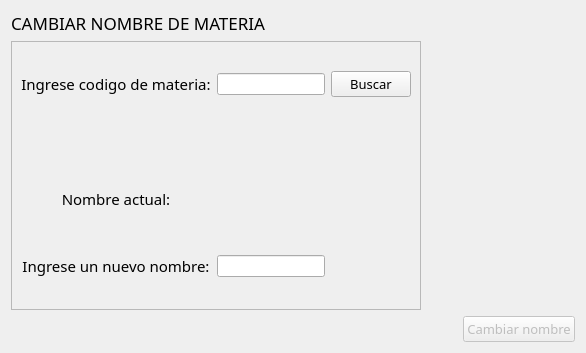
             <widget class="QWidget" name="page_nombre_mat">
              <layout class="QGridLayout" name="gridLayout_38">
               <item row="2" column="0">
                <widget class="QLabel" name="label_informe_modif_nom_mat">
                 <property name="font">
                  <font>
                   <family>Segoe UI Semibold</family>
                   <pointsize>10</pointsize>
                  </font>
                 </property>
                 <property name="text">
                  <string/>
                 </property>
                 <property name="alignment">
                  <set>Qt::AlignCenter</set>
                 </property>
                </widget>
               </item>
               <item row="0" column="0" colspan="2">
                <widget class="QLabel" name="label_58">
                 <property name="maximumSize">
                  <size>
                   <width>16777215</width>
                   <height>30</height>
                  </size>
                 </property>
                 <property name="font">
                  <font>
                   <family>Segoe UI Semibold</family>
                   <pointsize>13</pointsize>
                  </font>
                 </property>
                 <property name="text">
                  <string>CAMBIAR NOMBRE DE MATERIA</string>
                 </property>
                </widget>
               </item>
               <item row="2" column="2">
                <widget class="QPushButton" name="btn_modif_nom_mat">
                 <property name="enabled">
                  <bool>false</bool>
                 </property>
                 <property name="font">
                  <font>
                   <family>Segoe UI Semibold</family>
                   <pointsize>10</pointsize>
                  </font>
                 </property>
                 <property name="text">
                  <string>Cambiar nombre</string>
                 </property>
                </widget>
               </item>
               <item row="1" column="0">
                <widget class="QFrame" name="frame_14">
                 <property name="frameShape">
                  <enum>QFrame::StyledPanel</enum>
                 </property>
                 <property name="frameShadow">
                  <enum>QFrame::Raised</enum>
                 </property>
                 <layout class="QGridLayout" name="gridLayout_36">
                  <item row="4" column="0">
                   <widget class="QLabel" name="label_60">
                    <property name="font">
                     <font>
                      <family>Segoe UI Semibold</family>
                      <pointsize>11</pointsize>
                     </font>
                    </property>
                    <property name="text">
                     <string>Ingrese un nuevo nombre:</string>
                    </property>
                    <property name="alignment">
                     <set>Qt::AlignCenter</set>
                    </property>
                   </widget>
                  </item>
                  <item row="0" column="0">
                   <widget class="QLabel" name="label_59">
                    <property name="font">
                     <font>
                      <family>Segoe UI Semibold</family>
                      <pointsize>11</pointsize>
                     </font>
                    </property>
                    <property name="text">
                     <string>Ingrese codigo de materia:</string>
                    </property>
                    <property name="alignment">
                     <set>Qt::AlignCenter</set>
                    </property>
                   </widget>
                  </item>
                  <item row="1" column="1">
                   <widget class="QLabel" name="label_error_modif_cod_mat">
                    <property name="maximumSize">
                     <size>
                      <width>16777215</width>
                      <height>20</height>
                     </size>
                    </property>
                    <property name="styleSheet">
                     <string notr="true">color: red;</string>
                    </property>
                    <property name="text">
                     <string/>
                    </property>
                   </widget>
                  </item>
                  <item row="0" column="1">
                   <widget class="QLineEdit" name="input_modif_nom_mat">
                    <property name="sizePolicy">
                     <sizepolicy hsizetype="Preferred" vsizetype="Fixed">
                      <horstretch>0</horstretch>
                      <verstretch>0</verstretch>
                     </sizepolicy>
                    </property>
                    <property name="maximumSize">
                     <size>
                      <width>200</width>
                      <height>16777215</height>
                     </size>
                    </property>
                   </widget>
                  </item>
                  <item row="0" column="2">
                   <widget class="QPushButton" name="btn_buscar_modif_nom_mat">
                    <property name="maximumSize">
                     <size>
                      <width>100</width>
                      <height>16777215</height>
                     </size>
                    </property>
                    <property name="font">
                     <font>
                      <family>Segoe UI Semibold</family>
                      <pointsize>10</pointsize>
                     </font>
                    </property>
                    <property name="text">
                     <string>Buscar</string>
                    </property>
                   </widget>
                  </item>
                  <item row="4" column="1">
                   <widget class="QLineEdit" name="input_new_name_mat">
                    <property name="maximumSize">
                     <size>
                      <width>200</width>
                      <height>16777215</height>
                     </size>
                    </property>
                   </widget>
                  </item>
                  <item row="2" column="0">
                   <widget class="QLabel" name="label_61">
                    <property name="maximumSize">
                     <size>
                      <width>16777215</width>
                      <height>60</height>
                     </size>
                    </property>
                    <property name="font">
                     <font>
                      <family>Segoe UI Semibold</family>
                      <pointsize>11</pointsize>
                     </font>
                    </property>
                    <property name="text">
                     <string>Nombre actual:</string>
                    </property>
                    <property name="alignment">
                     <set>Qt::AlignCenter</set>
                    </property>
                   </widget>
                  </item>
                  <item row="2" column="1">
                   <widget class="QLabel" name="label_modif_mat_nom_actual">
                    <property name="text">
                     <string/>
                    </property>
                   </widget>
                  </item>
                 </layout>
                </widget>
               </item>
               <item row="1" column="1" colspan="2">
                <spacer name="horizontalSpacer_70">
                 <property name="orientation">
                  <enum>Qt::Horizontal</enum>
                 </property>
                 <property name="sizeType">
                  <enum>QSizePolicy::Maximum</enum>
                 </property>
                 <property name="sizeHint" stdset="0">
                  <size>
                   <width>148</width>
                   <height>269</height>
                  </size>
                 </property>
                </spacer>
               </item>
              </layout>
             </widget>
